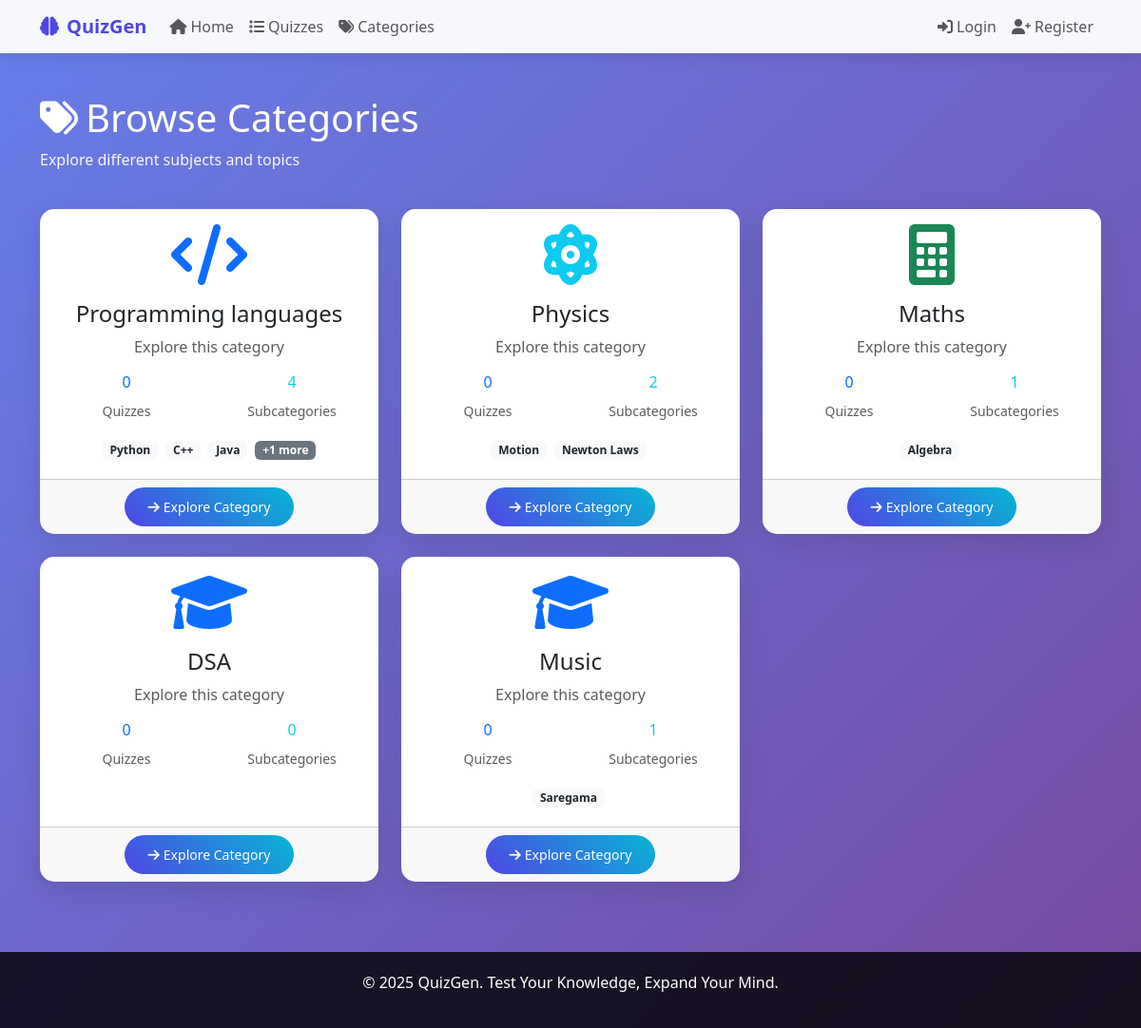
Page /categories/ on the committed database.
### quizgen_app/models.py (models this page shows, shortened)
class Category(models.Model):
    name = models.CharField(max_length=100, unique=True)
    description = models.TextField(blank=True, null=True)
    created_at = models.DateTimeField(auto_now_add=True)
    class Meta:
        verbose_name_plural = "Categories"

class SubCategory(models.Model):
    category = models.ForeignKey(Category, on_delete=models.CASCADE, related_name='subcategories')
    name = models.CharField(max_length=100)
    description = models.TextField(blank=True, null=True)
    created_at = models.DateTimeField(auto_now_add=True)
    class Meta:
        verbose_name_plural = "Sub Categories"
        unique_together = ('category', 'name')

### quizgen_app/views.py (the view)
# urls.py: path('categories/', views.category_list, name='category_list'),
def category_list(request):
    categories = Category.objects.all().prefetch_related('subcategories', 'quizzes')
    context = {
        'categories': categories,
    }
    return render(request, 'categories/category_list.html', context)

### quizgen_app/templates/categories/category_list.html (shortened to what this page needs)
{% extends "base.html" %}
{% block content %}
<div class="row">
    <div class="col-12 mb-4">
        <h1 class="text-white"><i class="fas fa-tags me-2"></i>Browse Categories</h1>
        <p class="text-light">Explore different subjects and topics</p>
    </div>
</div>
<div class="row">
    {% for category in categories %}
    <div class="col-lg-4 col-md-6 mb-4">
        <a href="{% url 'category_detail' category.id %}" class="text-decoration-none">
            <div class="card h-100 category-hover">
                <div class="card-body text-center">
                    <div class="mb-3">
                        {% if 'programming' in category.name.lower or 'code' in category.name.lower %}
                            <i class="fas fa-code fa-4x text-primary"></i>
                        {% elif 'math' in category.name.lower %}
                            <i class="fas fa-calculator fa-4x text-success"></i>
                        {% elif 'physics' in category.name.lower %}
                            <i class="fas fa-atom fa-4x text-info"></i>
                        {% elif 'chemistry' in category.name.lower %}
                            <i class="fas fa-flask fa-4x text-warning"></i>
                        {% elif 'history' in category.name.lower %}
                            <i class="fas fa-landmark fa-4x text-danger"></i>
                        {% elif 'geography' in category.name.lower %}
                            <i class="fas fa-globe fa-4x text-success"></i>
                        {% elif 'science' in category.name.lower %}
                            <i class="fas fa-microscope fa-4x text-primary"></i>
                        {% elif 'literature' in category.name.lower or 'english' in category.name.lower %}
                            <i class="fas fa-book fa-4x text-secondary"></i>
                        {% elif 'biology' in category.name.lower %}
                            <i class="fas fa-dna fa-4x text-success"></i>
                        {% else %}
                            <i class="fas fa-graduation-cap fa-4x text-primary"></i>
                        {% endif %}
                    </div>
                    <h4 class="mb-2">{{ category.name }}</h4>
                    <p class="text-muted mb-3">{{ category.description|default:"Explore this category"|truncatewords:15 }}</p>
                    <div class="row text-center">
                        <div class="col-6">
                            <h6 class="text-primary">{{ category.quizzes.count }}</h6>
                            <small class="text-muted">Quizzes</small>
                        </div>
                        <div class="col-6">
                            <h6 class="text-info">{{ category.subcategories.count }}</h6>
                            <small class="text-muted">Subcategories</small>
                        </div>
                    </div>
                    {% if category.subcategories.exists %}
                    <div class="mt-3">
                        {% for subcategory in category.subcategories.all|slice:":3" %}
                            <span class="badge bg-light text-dark me-1 mb-1">{{ subcategory.name }}</span>
                        {% endfor %}
                        {% if category.subcategories.count > 3 %}
                            <span class="badge bg-secondary">+{{ category.subcategories.count|add:"-3" }} more</span>
                        {% endif %}
                    </div>
                    {% endif %}
                </div>
                <div class="card-footer text-center">
                    <span class="btn btn-primary btn-sm">
                        <i class="fas fa-arrow-right me-1"></i>Explore Category
                    </span>
                </div>
            </div>
        </a>
    </div>
    {% endfor %}
</div>
{% endblock %}

### quizgen_app/templates/base.html (style rules this page uses)
:root { --primary-color: #4f46e5; --secondary-color: #06b6d4; --success-color: #10b981; --warning-color: #f59e0b; --danger-color: #ef4444; }
body { background: linear-gradient(135deg, #667eea 0%, #764ba2 100%); min-height: 100vh; }
.card { border: none; border-radius: 15px; box-shadow: 0 10px 30px rgba(0, 0, 0, 0.1); transition: transform 0.3s ease, box-shadow 0.3s ease; }
.btn-primary { background: linear-gradient(45deg, var(--primary-color), var(--secondary-color)); border: none; border-radius: 25px; padding: 10px 25px; transition: all 0.3s ease; }

### rows in the picture
Category: name "Programming languages", description "Explore this category", quizzes.count "0", subcategories.count "4", subcategories.count|add "1"
SubCategory: name "Python"
SubCategory: name "C++"
SubCategory: name "Java"
Category: name "Physics", description "Explore this category", quizzes.count "0", subcategories.count "2"
SubCategory: name "Motion"
SubCategory: name "Newton Laws"
Category: name "Maths", description "Explore this category", quizzes.count "0", subcategories.count "1"
SubCategory: name "Algebra"
Category: name "DSA", description "Explore this category", quizzes.count "0", subcategories.count "0"
Category: name "Music", description "Explore this category", quizzes.count "0", subcategories.count "1"
SubCategory: name "Saregama"
